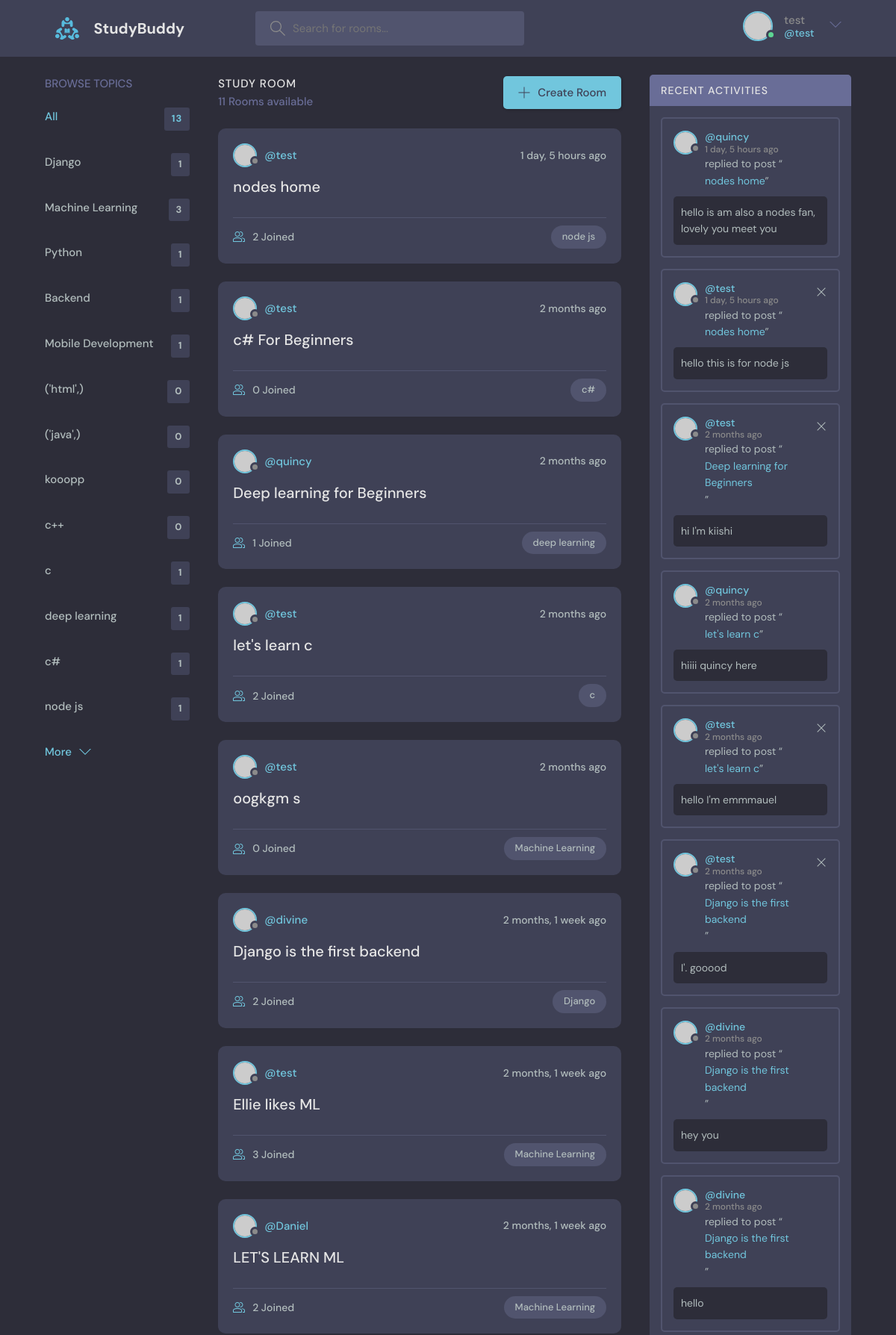
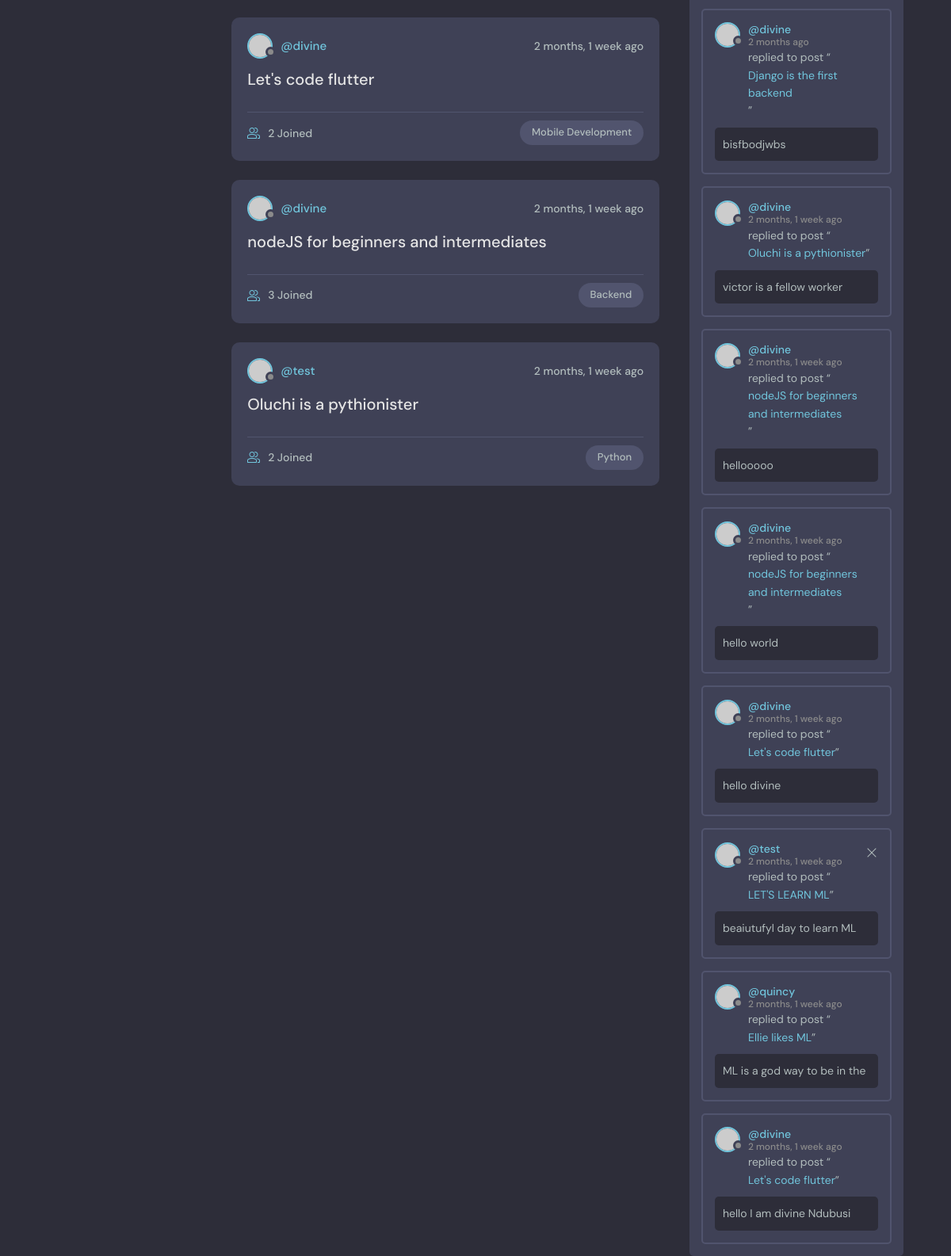
The page / (signed in) on the database its author committed (2 pictures, top to bottom).
### base/models.py (models this page shows, shortened)
class Topic(models.Model):
    name = models.CharField(max_length=200)

class Room(models.Model):
    host = models.ForeignKey(User, on_delete=models.SET_NULL, null=True)
    topic =models.ForeignKey(Topic, on_delete=models.SET_NULL, null=True)
    name = models.CharField(max_length=150)
    members = models.ManyToManyField(User, related_name='members', blank=True)
    description = models.TextField(null=True, blank=True)
    update = models.DateTimeField(auto_now=True)
    created = models.DateTimeField(auto_now_add=True)
    class Meta:
        ordering = ['-update','-created']
    def __str__(self):
        return self.name

class Message(models.Model):
    user = models.ForeignKey(User, on_delete=models.CASCADE)
    room = models.ForeignKey(Room, on_delete=models.CASCADE)
    body = models.TextField()
    update = models.DateTimeField(auto_now=True)
    created = models.DateTimeField(auto_now_add=True)
    class Meta:
        ordering = ['-update','-created']
    def __str__(self):
        return self.body[0:50]

### base/views.py (the view)
# urls.py: path('', views.home, name='home'),
def home(request):
    q = request.GET.get('q') if request.GET.get('q') != None else ''
    rooms = Room.objects.filter(
        Q(topic__name__icontains=q) |
        Q(name__icontains=q) |
        Q(description__icontains=q)
        )
    conversations =  Message.objects.filter(Q(room__topic__name__icontains=q))
    room_count = rooms.count()
    topics = Topic.objects.all()
    context =  {'rooms': rooms, 'topics': topics, 'room_count':room_count, 'conversations': conversations}
    return render(request, 'base/home.html', context)

### base/templates/base/home.html (shortened to what this page needs)
    {% extends 'main.html' %}
    {% block content %}
    <main class="layout layout--3">
      <div class="container">
        {% include 'base/topics_component.html' %}
        <div class="roomList">
          <div class="roomList__header">
            <div>
              <h2>Study Room</h2>
              <p>{{room_count}} Rooms available</p>
            </div>
            <a class="btn btn--main" href="{% url 'create-room' %}">
              <svg version="1.1" xmlns="http://www.w3.org/2000/svg" width="32" height="32" viewBox="0 0 32 32">
                <title>add</title>
                <path
                  d="M16.943 0.943h-1.885v14.115h-14.115v1.885h14.115v14.115h1.885v-14.115h14.115v-1.885h-14.115v-14.115z"
                ></path>
              </svg>
              Create Room
            </a>
          </div>
            {% include 'base/feed_component.html' %}
        </div>
        <div class="activities">
          <div class="activities__header">
            <h2>Recent Activities</h2>
          </div>
          {% include 'base/activity_components.html' %}
        </div>
      </div>
    </main>
{% endblock content %}

### templates/navbar.html (shortened to what this page needs)
    {% load static %}
    <header class="header header--loggedIn">
      <div class="container">
        <a href="{% url 'home' %}" class="header__logo">
          <img src="{% static 'images/logo.svg' %}" />
          <h1>StudyBuddy</h1>
        </a>
        <form class="header__search" action="{% url 'home' %}" method="GET">
          <label>
            <input placeholder="Search for rooms..." type="text" name="q"/>
          </label>
        </form>
        <nav class="header__menu">
            {% if request.user.is_authenticated %}
          <div class="header__user">
            <a href="{% url 'user-profile' request.user.id %}">
              <div class="avatar avatar--medium active">
                <img src="https://randomuser.me/api/portraits/men/37.jpg" />
              </div>
              <p>{{request.user.username}} <span>@{{request.user.username}}</span></p>
            </a>
            <button class="dropdown-button">
              <svg version="1.1" xmlns="http://www.w3.org/2000/svg" width="32" height="32" viewBox="0 0 32 32">
                <title>chevron-down</title>
                <path d="M16 21l-13-13h-3l16 16 16-16h-3l-13 13z"></path>
              </svg>
            </button>
          </div>
          {% else %}
          <a href="{% url 'login' %}">
            <img src="{% static 'images/avatar.svg' %}" />
            <p>Login</p>
          </a>
            {% endif %}
        </nav>
      </div>
    </header>

### base/templates/base/topics_component.html
<div class="topics">
          <div class="topics__header">
            <h2>Browse Topics</h2>
          </div>
          <ul class="topics__list">
            <li>
              <a href="{% url 'home' %}" class="active">All <span>{{topics.count}}</span></a>
            </li>
            {% for topic in topics %}
            <li>
              <a href="{% url 'home' %}?q={{topic.name}}">{{topic.name}} <span>{{topic.room_set.all.count}}</span></a>
            </li>
            {% endfor %}
          </ul>
          <a class="btn btn--link" href="topics.html">
            More
            <svg version="1.1" xmlns="http://www.w3.org/2000/svg" width="32" height="32" viewBox="0 0 32 32">
              <title>chevron-down</title>
              <path d="M16 21l-13-13h-3l16 16 16-16h-3l-13 13z"></path>
            </svg>
          </a>
        </div>

### base/templates/base/feed_component.html (shortened to what this page needs)
            {% for room in rooms %}
          <div class="roomListRoom">
            <div class="roomListRoom__header">
              <a href="{% url 'user-profile' room.host.id %}" class="roomListRoom__author">
                <div class="avatar avatar--small">
                  <img src="https://randomuser.me/api/portraits/women/11.jpg" />
                </div>
                <span>@{{room.host.username}}</span>
              </a>
              <div class="roomListRoom__actions">
                <span>{{room.created|timesince}} ago</span>
              </div>
            </div>
            <div class="roomListRoom__content">
              <a href="{% url 'room' room.id %}">{{room.name}}</a>
            </div>
            <div class="roomListRoom__meta">
              <a href="{% url 'room' room.id %}" class="roomListRoom__joined">
                {{room.members.count}} Joined
              </a>
              <p class="roomListRoom__topic">{{room.topic.name}}</p>
            </div>
          </div>
    {% endfor %}

### base/templates/base/activity_components.html
{% for conversation in conversations %}
    <div class="activities__box">
            <div class="activities__boxHeader roomListRoom__header">
              <a href="{% url 'user-profile' conversation.user.id %}" class="roomListRoom__author">
                <div class="avatar avatar--small">
                  <img src="https://randomuser.me/api/portraits/women/11.jpg" />
                </div>
                <p>
                  @{{conversation.user}}
                  <span>{{conversation.created|timesince}} ago</span>
                </p>
              </a>
              {% if request.user == conversation.user %}
              <div class="roomListRoom__actions">
                <a href="{% url 'delete-message' conversation.id %}">
                  <svg version="1.1" xmlns="http://www.w3.org/2000/svg" width="32" height="32" viewBox="0 0 32 32">
                    <title>remove</title>
                    <path
                      d="M27.314 6.019l-1.333-1.333-9.98 9.981-9.981-9.981-1.333 1.333 9.981 9.981-9.981 9.98 1.333 1.333 9.981-9.98 9.98 9.98 1.333-1.333-9.98-9.98 9.98-9.981z"
                    ></path>
                  </svg>
                </a>
              </div>
              {% endif %}
            </div>
            <div class="activities__boxContent">
              <p>replied to post “<a href="{% url 'room' conversation.room.id %}">{{conversation.room}}</a>”</p>
              <div class="activities__boxRoomContent">
               {{conversation}}
              </div>
            </div>
          </div>
{% endfor %}

### rows shown on the page
Topic: name "Django", room_set.all.count "1"
Topic: name "Machine Learning", room_set.all.count "3"
Topic: name "Python", room_set.all.count "1"
Topic: name "Backend", room_set.all.count "1"
Topic: name "Mobile Development", room_set.all.count "1"
Topic: name "('html',)", room_set.all.count "0"
Topic: name "('java',)", room_set.all.count "0"
Topic: name "kooopp", room_set.all.count "0"
Topic: name "c++", room_set.all.count "0"
Topic: name "c", room_set.all.count "1"
Topic: name "deep learning", room_set.all.count "1"
Topic: name "c#", room_set.all.count "1"
Topic: name "node js", room_set.all.count "1"
Room: host.username "test", created "1 day, 5 hours", name "nodes home", members.count "2", topic.name "node js"
Room: host.username "test", created "2 months", name "c# For Beginners", members.count "0", topic.name "c#"
Room: host.username "quincy", created "2 months", name "Deep learning for Beginners", members.count "1", topic.name "deep learning"
Room: host.username "test", created "2 months", name "let's learn c", members.count "2", topic.name "c"
Room: host.username "test", created "2 months", name "oogkgm s", members.count "0", topic.name "Machine Learning"
Room: host.username "divine", created "2 months, 1 week", name "Django is the first backend", members.count "2", topic.name "Django"
Room: host.username "test", created "2 months, 1 week", name "Ellie likes ML", members.count "3", topic.name "Machine Learning"
Room: host.username "Daniel", created "2 months, 1 week", name "LET'S LEARN ML", members.count "2", topic.name "Machine Learning"
Room: host.username "divine", created "2 months, 1 week", name "Let's code flutter", members.count "2", topic.name "Mobile Development"
Room: host.username "divine", created "2 months, 1 week", name "nodeJS for beginners and intermediates", members.count "3", topic.name "Backend"
Room: host.username "test", created "2 months, 1 week", name "Oluchi is a pythionister", members.count "2", topic.name "Python"
Message: user "quincy", created "1 day, 5 hours", room "nodes home", body "hello is am also a nodes fan, lovely you meet you"
Message: user "test", created "1 day, 5 hours", room "nodes home", body "hello this is for node js"
Message: user "test", created "2 months", room "Deep learning for Beginners", body "hi I'm kiishi"
Message: user "quincy", created "2 months", room "let's learn c", body "hiiii quincy here"
Message: user "test", created "2 months", room "let's learn c", body "hello I'm emmmauel"
Message: user "test", created "2 months", room "Django is the first backend", body "I'. gooood"
Message: user "divine", created "2 months", room "Django is the first backend", body "hey you"
Message: user "divine", created "2 months", room "Django is the first backend", body "hello"
Message: user "divine", created "2 months", room "Django is the first backend", body "bisfbodjwbs"
Message: user "divine", created "2 months, 1 week", room "Oluchi is a pythionister", body "victor is a fellow worker"
Message: user "divine", created "2 months, 1 week", room "nodeJS for beginners and intermediates", body "hellooooo"
Message: user "divine", created "2 months, 1 week", room "nodeJS for beginners and intermediates", body "hello world"
Message: user "divine", created "2 months, 1 week", room "Let's code flutter", body "hello divine"
Message: user "test", created "2 months, 1 week", room "LET'S LEARN ML", body "beaiutufyl day to learn ML"
Message: user "quincy", created "2 months, 1 week", room "Ellie likes ML", body "ML is a god way to be in the"
Message: user "divine", created "2 months, 1 week", room "Let's code flutter", body "hello I am divine Ndubusi"

### other values the page prints
{{ request.user.username }} "test"
{{ topics.count }} "13"
{{ room_count }} "11"
